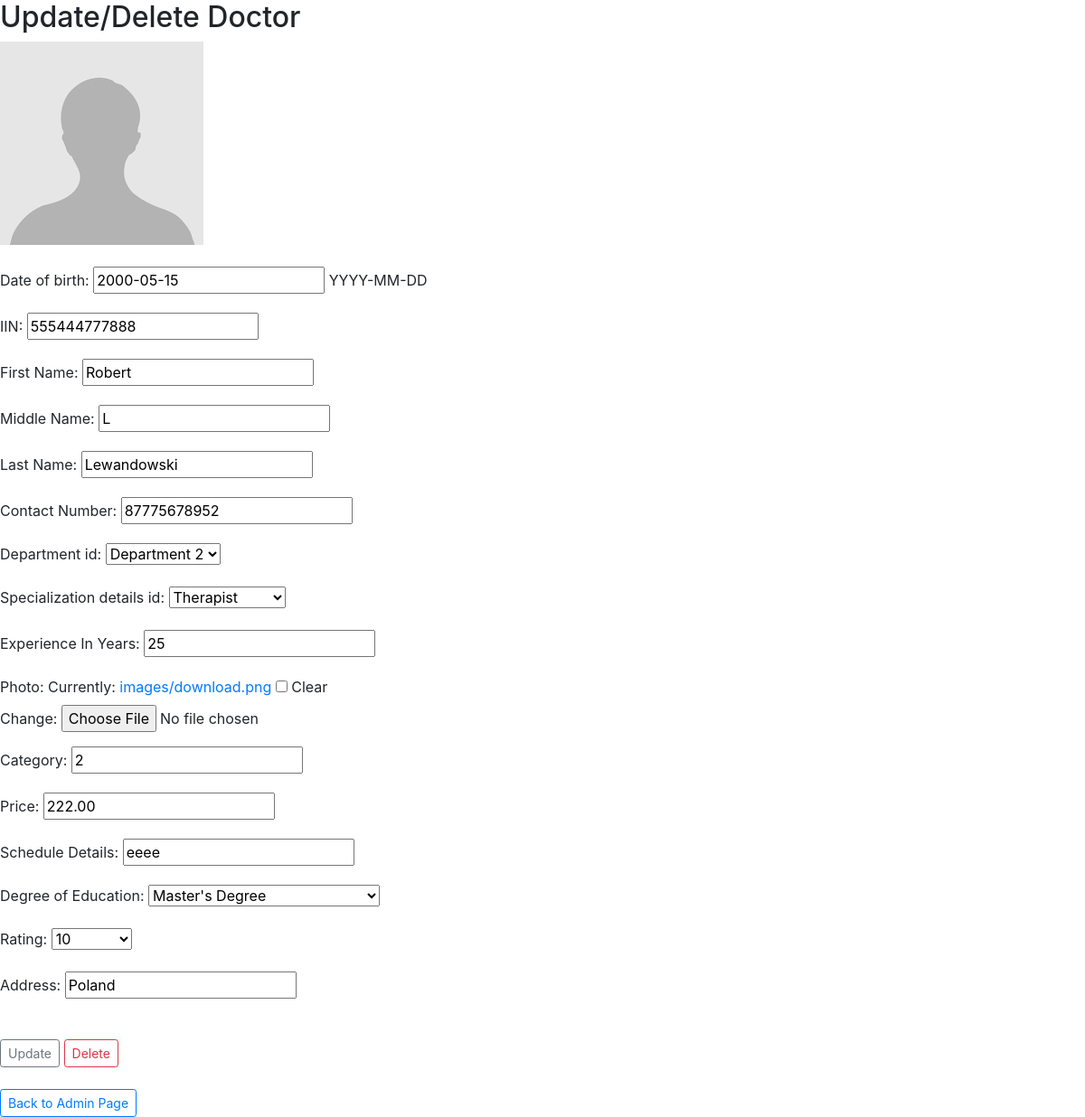
/update_doctor/2, run on the app's committed database.
### authentication/models.py (models this page shows, shortened)
class Doctor(models.Model):
    DEGREE_OF_EDUCATION = (
        ('No Education', 'No Education'),
        ('High School Diploma', 'High School Diploma'),
        ('Certificate or associate degree', 'Certificate or associate degree'),
        ("Bachelor's Degree", "Bachelor's Degree"),
        ("Master's Degree", "Master's Degree"),
        ('Doctorate', 'Doctorate'),
    )
    RATING = (
        ('0', '0'),
        ('1', '1'),
        ('2', '2'),
        ('3', '3'),
        ('4', '4'),
        ('5', '5'),
        ('6', '6'),
        ('7', '7'),
        ('8', '8'),
        ('9', '9'),
        ('10', '10'),
    )
    date_of_birth = models.DateField('Date of birth', help_text="YYYY-MM-DD")
    iin_number = models.CharField('IIN', max_length = 12)
    id_number = models.BigAutoField(primary_key = True)
    fname = models.CharField('First Name', max_length = 50)
    mname = models.CharField('Middle Name', max_length = 50, null = True, blank = True)
    lname = models.CharField('Last Name', max_length = 50)
    contact_number = models.CharField('Contact Number', max_length = 12)
    department_id = models.ForeignKey('Department', on_delete=models.CASCADE)
    specialization_details_id = models.ForeignKey('Specialization', on_delete=models.CASCADE)
    experience = models.CharField('Experience In Years', max_length = 4)
    photo = models.ImageField(null = True, blank = True, upload_to = 'images/', default='images/download.png')
    category = models.CharField('Category', max_length = 100)
    price = models.DecimalField('Price', max_digits = 10, decimal_places = 2)
    schedule_details = models.CharField('Schedule Details', max_length = 100)
    education = models.CharField('Degree of Education', max_length = 50, choices = DEGREE_OF_EDUCATION)
    rating = models.CharField('Rating', max_length = 3, choices = RATING)
    address = models.CharField('Address', max_length = 1024)
    class Meta:
        verbose_name = 'Doctor'
        verbose_name_plural = 'Doctors'

### authentication/views.py (the view)
# urls.py: path('update_doctor/<doctor_id>', views.update_doctor, name="update-doctor"),
def update_doctor(request, doctor_id):
    doctor = Doctor.objects.get(id_number = doctor_id)
    form = DoctorForm(request.POST or None, instance = doctor)
    if form.is_valid():
        form.save()
        return redirect('adminpage')
    return render(request, "authentication/update_doctor.html", {'doctor': doctor, 'form': form})

### authentication/forms.py
class DoctorForm(ModelForm):
    class Meta:
        model = Doctor
        fields = ("__all__")

### authentication/models.py (called while the page is built)
    def __str__(self):
        return self.specialization

    def __str__(self):
        return self.department

### templates/authentication/update_doctor.html (shortened to what this page needs)
<!doctype html>
<html lang="en">
<head>
    <link rel="stylesheet" href="https://cdn.jsdelivr.net/npm/bootstrap@4.4.1/dist/css/bootstrap.min.css">
</head>
<body>
    <h2>Update/Delete Doctor</h2>
    <img src="{{ doctor.photo.url }}"/>
    <br/><br/>
    <form action="" method="POST">
        {{ form.as_p }}
        <br/>
        <button type="submit" class="btn btn-outline-secondary btn-sm">Update</button>
        <a href="{% url 'delete-doctor' doctor.id_number %}" class="btn btn-outline-danger btn-sm">Delete</a>
        <br><br>
    </form>
        <a href="/adminpage" class="btn btn-outline-primary btn-sm">Back to Admin Page</a>
</body>
</html>

### data on the page
Doctor: photo (picture), date_of_birth "2000-05-15", iin_number "555444777888", fname "Robert", mname "L", lname "Lewandowski", contact_number "87775678952", department_id "Department 2", specialization_details_id "Therapist", experience "25", category "2", price "222.00", schedule_details "eeee", education "Master's Degree", rating "10", address "Poland"
